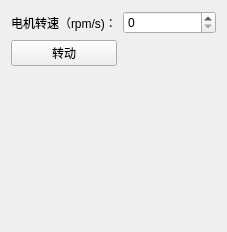
            <widget class="QWidget" name="page_2">
             <property name="geometry">
              <rect>
               <x>0</x>
               <y>0</y>
               <width>227</width>
               <height>232</height>
              </rect>
             </property>
             <attribute name="label">
              <string>定速模式</string>
             </attribute>
             <layout class="QGridLayout" name="gridLayout_7">
              <item row="3" column="0">
               <spacer name="verticalSpacer_6">
                <property name="orientation">
                 <enum>Qt::Vertical</enum>
                </property>
                <property name="sizeHint" stdset="0">
                 <size>
                  <width>20</width>
                  <height>40</height>
                 </size>
                </property>
               </spacer>
              </item>
              <item row="2" column="0">
               <widget class="QPushButton" name="btn_motorStart">
                <property name="text">
                 <string>转动</string>
                </property>
               </widget>
              </item>
              <item row="0" column="0">
               <widget class="QLabel" name="label_10">
                <property name="text">
                 <string>电机转速（rpm/s)：</string>
                </property>
               </widget>
              </item>
              <item row="0" column="1">
               <widget class="QSpinBox" name="spinBox_motorTargetSpeed">
                <property name="maximum">
                 <number>2000</number>
                </property>
               </widget>
              </item>
             </layout>
            </widget>
